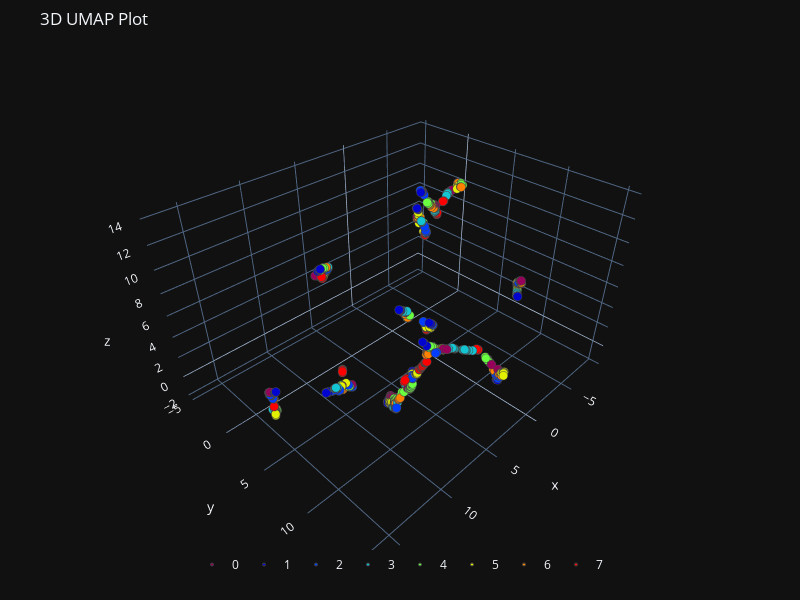

The cell this chart's notebook holds for it:
### Markdown cell above
### Uniform Manifold Approximation and Projection (UMAP)

UMAP uses a probabilistic framework that optimizes a low-dimensional embedding to approximate the high-dimensional data, and it emphasizes the preservation of local neighborhoods and connectivity.UMAP is particularly useful for visualizing high-dimensional data in a way that facilitates pattern recognition and data exploration, and it has become a popular alternative to t-SNE and PCA for unsupervised dimensionality reduction.

### Code cell
import umap.umap_ as umap

reducer = umap.UMAP(n_components=3, n_epochs=350)
embedding = reducer.fit_transform(x)


plot_3d(embedding[:, 0],
        embedding[:, 1],
        embedding[:, 2],
         path = os.path.join(explanatory_fMRI_dir, 'umap_3d.png'),
        y = categories[subject_id],
        title="3D UMAP Plot")
